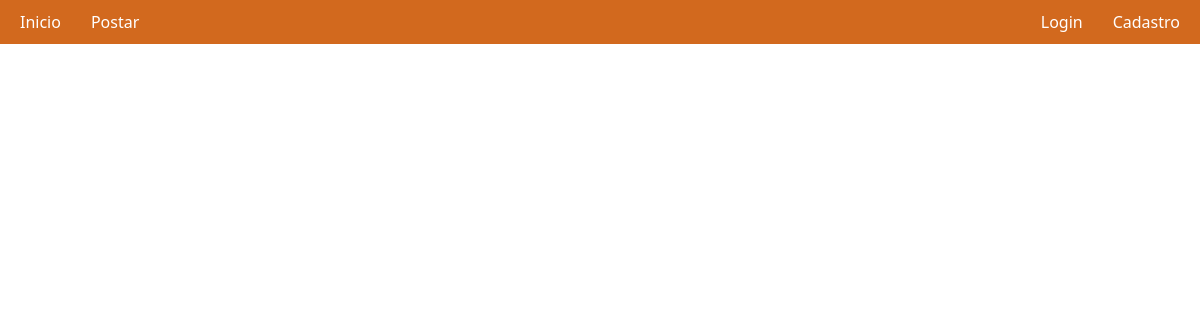
Before: / with the older database file.
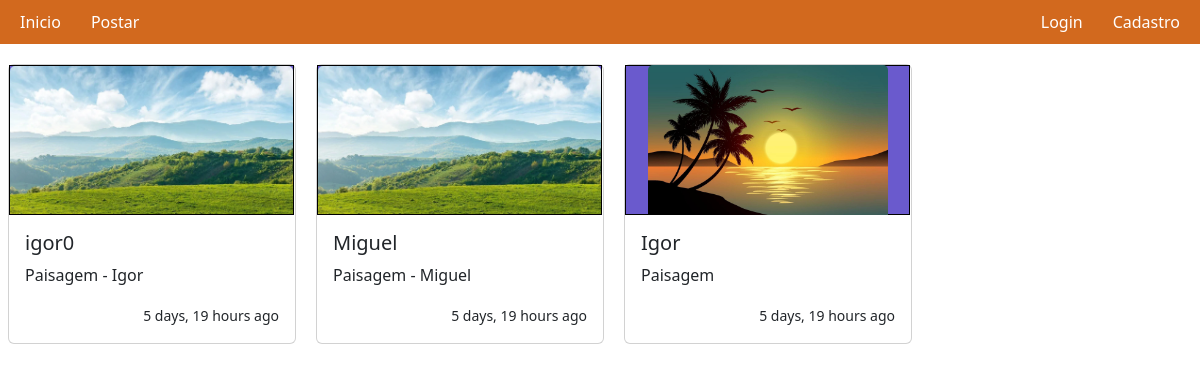
After: the same page with the newer database file.
### app/models.py (models this page shows)
class Post(models.Model):
    autor = models.ForeignKey(
        to = User,
        on_delete = models.SET_NULL,
        null=True
    )
    imagem = models.ImageField(upload_to='posts')
    conteudo = models.TextField()
    data_postagem = models.DateTimeField(auto_now_add = True)
    aprovado = models.BooleanField(default=False)

### app/views.py (the view)
# urls.py: path('', views.inicio, name='inicio'),
def inicio(request):
    posts = Post.objects.filter(aprovado = True)
    return render(request, 'inicio.html', {
        'posts': posts
    })

### app/templates/inicio.html
{% extends "base.html" %}
{% load humanize %}
{% block conteudo %}
<div id="posts" class="row">
{% for post in posts %}
  <div class="card" style="width: 18rem;">
    <div class="img" style="display: flex;align-items: center;justify-content: center; border: 1px solid black; background-color: slateblue;"><img src="/media/{{post.imagem}}" class="card-img-top" style="width:fit-content;">
  </div>
  <div class="card-body">
    <h5 class="card-title">{% if post.autor == user  %}Eu mesmo{% else %}{{post.autor}}{% endif %}</h5>
    <p class="card-text">{{post.conteudo}}</p>
    <p class="card-text" style="text-align: right;"><small>{{post.data_postagem|naturaltime}}</small></p>
  </div>
</div>
{% endfor %}
</div>
{% endblock conteudo %}

### templates/base.html (shortened to what this page needs)
<!DOCTYPE html>
<html lang="en">
<head>
    <link href="https://cdn.jsdelivr.net/npm/bootstrap@5.3.3/dist/css/bootstrap.min.css" rel="stylesheet">
    {% load static %}
    <link rel="stylesheet" href="{% static 'estilo.css' %}">
</head>
<body>
    {% include "navbar.html" %}
    <div id="conteudo">
    {% block conteudo %}{% endblock conteudo %}
    </div>
</body>
</html>

### templates/navbar.html
<nav>
    <div style="margin:5px">
        <a href="{% url 'inicio' %}">Inicio</a>
        <a href="{% url 'postar' %}">Postar</a>
    </div>
    <div style="margin:5px">
        {% if user.is_authenticated %}
        <form action=" {% url "logout" %} " method="post">
            {% csrf_token %}
            <input type="submit" value="Logout" class="bg-transparent border-0 text-white">
        </form>
        <a href="#">{{ user }}</a>
        {% else %}
        <a href="{% url "login" %}">Login</a>
        <a href="{% url "signup" %}">Cadastro</a>
        {% endif %}
    </div>
</nav>

### static/estilo.css (style rules this page uses)
nav { display: flex; justify-content: space-between; background-color: chocolate; width: 100%; }
nav>div { display: flex; flex-direction: row; }
nav a,nav form { color: white; transition: all 0.6s; text-decoration: none; padding: 5px; margin: 0 10px; }
#conteudo { margin: 20px; }
#posts { gap: 20px; }
.card { padding: 0; width: 350px; }
.card .img { max-width: 285px; height: 150px; }
.card > .img > img { max-width: 100%; max-height: 150px; }

Changed rows visible on the page:
added Post: imagem (picture), autor "igor0", conteudo "Paisagem - Igor", data_postagem "5 days, 19 hours ago"
added Post: imagem (picture), autor "Miguel", conteudo "Paisagem - Miguel", data_postagem "5 days, 19 hours ago"
added Post: imagem (picture), autor "Igor", conteudo "Paisagem", data_postagem "5 days, 19 hours ago"
